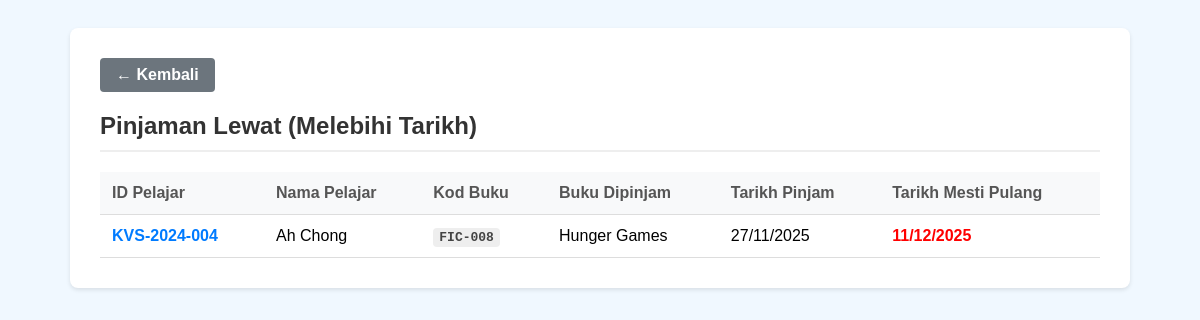
The page /stats_list.php?type=late on the database its author committed.
### tables this page shows
CREATE TABLE
  `transactions` (
    `trans_id` int (11) NOT NULL,
    `book_id` varchar(20) NOT NULL,
    `reader_id` int (11) NOT NULL,
    `borrow_date` datetime DEFAULT current_timestamp(),
    `due_date` date NOT NULL,
    `return_date` datetime DEFAULT NULL
  );

CREATE TABLE
  `readers` (
    `reader_id` int (11) NOT NULL,
    `student_id` varchar(20) NOT NULL,
    `full_name` varchar(100) NOT NULL,
    `created_at` timestamp NOT NULL DEFAULT current_timestamp()
  );

CREATE TABLE
  `books` (
    `book_id` varchar(20) NOT NULL,
    `title` varchar(255) NOT NULL,
    `category_code` varchar(5) NOT NULL,
    `shelf_location` varchar(50) DEFAULT NULL,
    `is_available` tinyint (1) DEFAULT 1,
    `created_at` timestamp NOT NULL DEFAULT current_timestamp()
  );

### stats_list.php (the view, shortened to what this page needs)
<?php
require 'db.php';
$type = isset($_GET['type']) ? $_GET['type'] : '';
$page_title = "Senarai Transaksi";
$results = [];
switch ($type) {
    case 'late':
        $page_title = "Pinjaman Lewat (Melebihi Tarikh)";
        $sql = "SELECT t.*, r.full_name, r.student_id, b.title, b.book_id FROM transactions t JOIN readers r ON t.reader_id = r.reader_id JOIN books b ON t.book_id = b.book_id WHERE t.return_date IS NULL AND t.due_date < CURDATE() ORDER BY t.due_date ASC";
        $results = $conn->query($sql)->fetchAll(PDO::FETCH_ASSOC);
        break;
}
?>
<!DOCTYPE html>
<html lang="en">
<head>
</head>
<body>
    <div class="container">
        <a href="index.php" class="btn-back">← Kembali</a>
        <h2><?php echo htmlspecialchars($page_title); ?></h2>
        <?php if (count($results) > 0): ?>
            <table>
                <?php if ($type == 'top_students'): ?>
                    <thead>
                        <tr>
                            <th>Kedudukan</th>
                            <th>ID Pelajar</th>
                            <th>Nama Pelajar</th>
                            <th>Jumlah Buku Dipinjam</th>
                        </tr>
                    </thead>
                    <tbody>
                        <?php $rank = 1;
                        foreach ($results as $row): ?>
                            <tr>
                                <td><span class="rank">#<?php echo $rank++; ?></span></td>
                                <td><b><?php echo htmlspecialchars($row['student_id']); ?></b></td>
                                <td><?php echo htmlspecialchars($row['full_name']); ?></td>
                                <td><?php echo htmlspecialchars($row['total_loans']); ?> Buku</td>
                            </tr>
                        <?php endforeach; ?>
                    </tbody>
                <?php else: ?>
                    <thead>
                        <tr>
                            <th>ID Pelajar</th>
                            <th>Nama Pelajar</th>
                            <th>Kod Buku</th>
                            <th>Buku Dipinjam</th>
                            <th>Tarikh Pinjam</th>
                            <th>Tarikh Mesti Pulang</th>
                        </tr>
                    </thead>
                    <tbody>
                        <?php foreach ($results as $row):
                            $due = strtotime($row['due_date']);
                            $is_overdue = $due < time() && $row['return_date'] == NULL;
                        ?>
                            <tr>
                                <td style="font-weight:bold; color:#007bff;"><?php echo htmlspecialchars($row['student_id']); ?></td>
                                <td><?php echo htmlspecialchars($row['full_name']); ?></td>
                                <td><span class="book-code"><?php echo htmlspecialchars($row['book_id']); ?></span></td>
                                <td><?php echo htmlspecialchars($row['title']); ?></td>
                                <td><?php echo date('d/m/Y', strtotime($row['borrow_date'])); ?></td>
                                <td class="<?php echo $is_overdue ? 'date-red' : 'date-green'; ?>"><?php echo date('d/m/Y', strtotime($row['due_date'])); ?></td>
                            </tr>
                        <?php endforeach; ?>
                    </tbody>
                <?php endif; ?>
            </table>
        <?php else: ?>
            <p style="text-align:center; color:#777; margin-top:30px;">Tiada rekod dijumpai.</p>
        <?php endif; ?>
    </div>
</body>
</html>

### stats_list.php (style rules this page uses)
body { font-family: sans-serif; background-color: #f0f8ff; padding: 20px; }
.container { max-width: 1000px; margin: 0 auto; background: white; padding: 30px; border-radius: 8px; box-shadow: 0 2px 4px rgba(0, 0, 0, 0.1); }
h2 { margin-top: 0; color: #333; border-bottom: 2px solid #eee; padding-bottom: 10px; }
.btn-back { display: inline-block; text-decoration: none; background-color: #6c757d; color: white; padding: 8px 16px; border-radius: 4px; font-weight: bold; margin-bottom: 20px; }
table { width: 100%; border-collapse: collapse; margin-top: 20px; }
th, td { padding: 12px; text-align: left; border-bottom: 1px solid #ddd; }
th { background-color: #f8f9fa; font-weight: bold; color: #555; }
.date-red { color: red; font-weight: bold; }
.book-code { font-family: monospace; font-weight: bold; color: #444; background: #eee; padding: 2px 6px; border-radius: 4px; }

### rows shown on the page
transactions: reader.student_id "KVS-2024-004", reader.full_name "Ah Chong", book.book_id "FIC-008", book.title "Hunger Games", borrow_date "27/11/2025", due_date "11/12/2025"

### other values the page prints
$page_title "Pinjaman Lewat (Melebihi Tarikh)"
